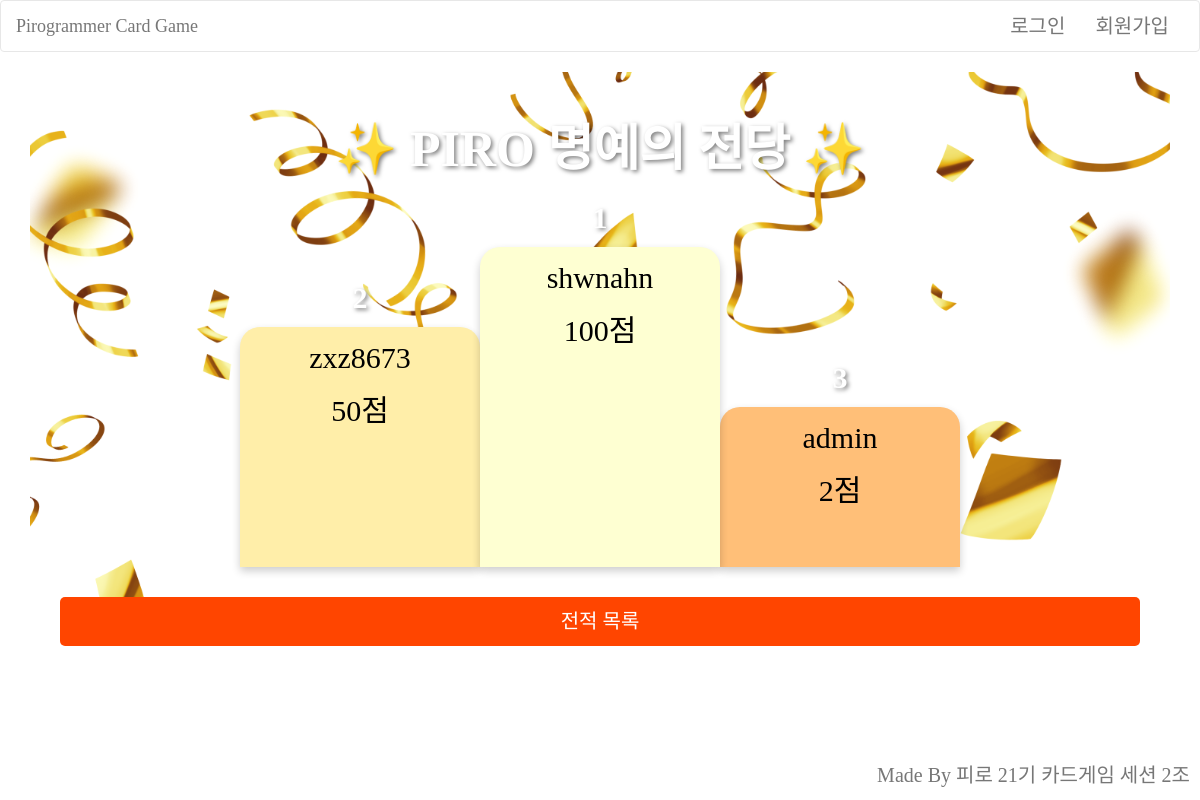
/ranking/, run on an earlier commit of the app's database.
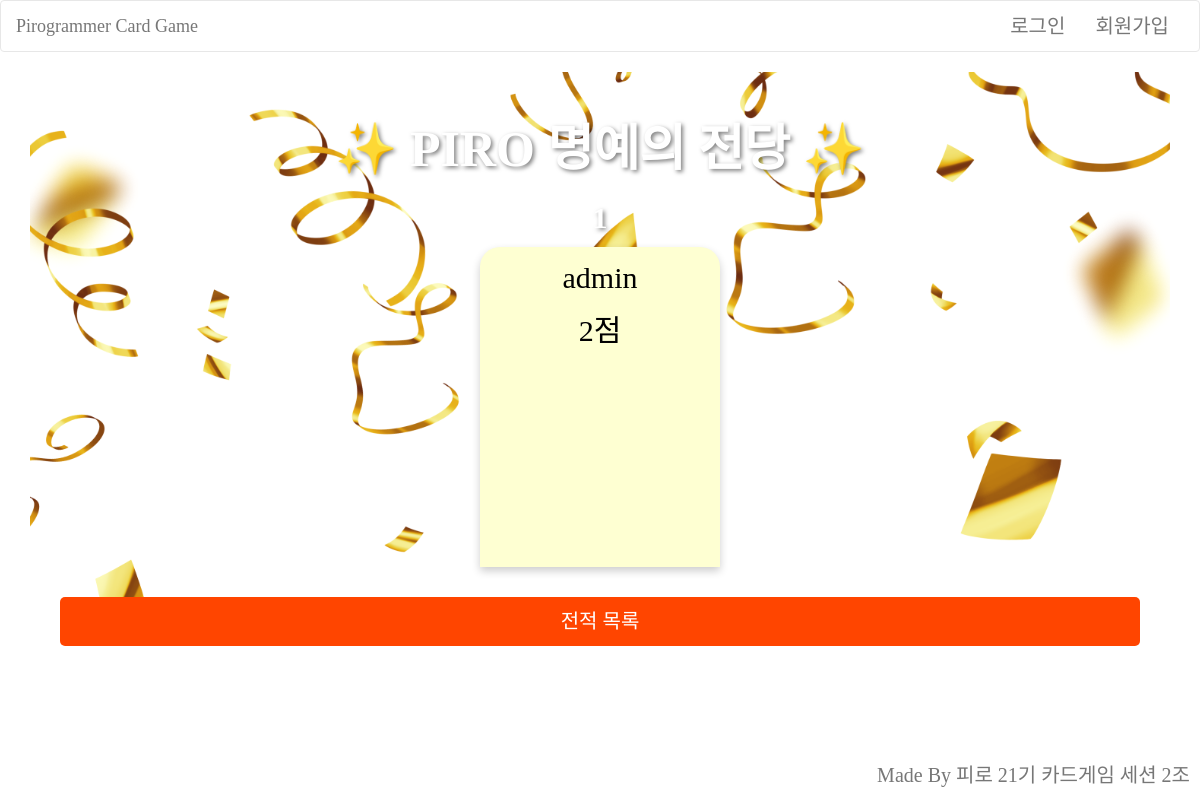
And on a later commit of the database.
### apps/accounts/models.py (models this page shows, shortened)
class CustomUser(AbstractUser):
    score = models.IntegerField(default=0)

### apps/game/views.py (the view)
# urls.py: path('ranking/', ranking, name='ranking'),
def ranking(request):
    top_users = CustomUser.objects.all().order_by('-score')[:3]  # 상위 3명만 가져옴
    ctx = {
        'top_users': top_users,
    }
    return render(request, 'ranking.html', ctx)

### templates/ranking.html (shortened to what this page needs)
{% extends 'base.html' %}
{% block content %}
<div class="ranking-container">
    <h1 class="title">✨ PIRO 명예의 전당 ✨</h1>
    <div class="podium">
        {% if top_users|length > 1 %}
            <div class="podium-item second">
                <div class="podium-rank">2</div>
                <div class="podium-username">{{ top_users.1.username }}</div>
                <div class="podium-score">{{ top_users.1.score }}점</div>
            </div>
        {% endif %}
        {% if top_users|length > 0 %}
            <div class="podium-item first">
                <div class="podium-rank">1</div>
                <div class="podium-username">{{ top_users.0.username }}</div>
                <div class="podium-score">{{ top_users.0.score }}점</div>
            </div>
        {% endif %}
        {% if top_users|length > 2 %}
            <div class="podium-item third">
                <div class="podium-rank">3</div>
                <div class="podium-username">{{ top_users.2.username }}</div>
                <div class="podium-score">{{ top_users.2.score }}점</div>
            </div>
        {% endif %}
    </div>
    <a href="{% url 'game:game_history' %}" class="attack-button">전적 목록</a>
</div>
{% endblock %}

What changed in the data, as far as the page shows it:
removed CustomUser: username "zxz8673", score "50"
removed CustomUser: username "shwnahn", score "100"
changed CustomUser "admin": username "admin" → (not shown); score "2" → (not shown)
Also different on the page:
{{ top_users.0.username }}: "shwnahn" → "admin"
{{ top_users.0.score }}: "100" → "2"
text no longer shown: "2 점 3 점"
